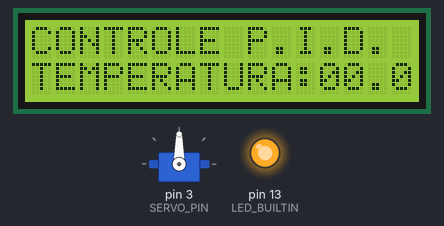
A sketch run on a simulated Arduino Uno, built with avr-gcc and run on an emulated ATmega328P. Shown: servo, 16×2 character LCD, output pins drawn as LEDs (lit = HIGH). Random numbers use the default seed unless the sketch sets one; what the sketch prints to the serial monitor is not drawn.

Above: at 0.1 s.
At 6.38 s:
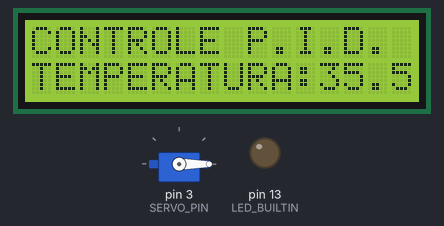
At 12.52 s:
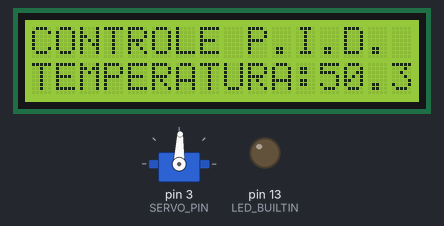
At 25.7 s:
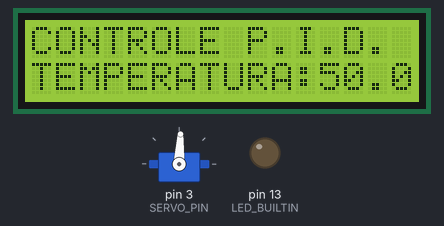
Timing chart, 0 to 40.0 s (numbered marks = the images above):
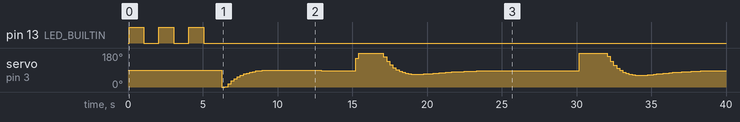

The sketch:

controller.ino
```cpp
#include "Servo.h"
#include <LiquidCrystal.h>

#define SERVO_PIN 3 // Digital pin connected to the DHT sensor

#define SAMPLE_TIME 200 // PID interval in miliseconds

#define SET_POINT 50 //
#define START_TEMPERATURE 30

#define VALVE_OFFSET 90
#define WARMUP_RATE 0.05
#define COOLDOWN_RATE 0.01

LiquidCrystal lcd(12, 11, 10, 9, 8, 7);

Servo valveServo; // Servo controller

int currentPos = 0; // Servo position 0 = midpoint

float kp = 5, ki = 2.5, kd = 0.01;

long time, startTime;
long et;

float dt, error = 0, pError = 0, integralError = 0, derivativeError = 0;
float currentTemp = START_TEMPERATURE, pid;


void setup()
{
  pinMode(LED_BUILTIN, OUTPUT);

  Serial.begin(9600);
  Serial.println("SP, PV");

  valveServo.attach(SERVO_PIN);
  valveServo.write(VALVE_OFFSET + currentPos);

  lcd.begin(16, 2);

  lcd.clear();

  lcd.setCursor(0, 0);
  lcd.print("CONTROLE P.I.D.");
  lcd.setCursor(0, 1);
  lcd.print("TEMPERATURA:00.0");

  for ( int i=0; i < 3; ++i)
  {
    digitalWrite(LED_BUILTIN, HIGH);
    delay(1000);
    digitalWrite(LED_BUILTIN, LOW);
    delay(1000);

  }

  startTime = millis();
  randomSeed(startTime);
}


void loop()
{

  et = millis() - startTime;

  if ( et > SAMPLE_TIME)
  {
    startTime = millis();

    dt = (float)et/1000;
    error = SET_POINT - currentTemp;

    integralError = integralError + (float)error * dt;
    derivativeError = (float)(error - pError)/dt;

    pError = error;

    pid = kp*error + ki * integralError + kd * derivativeError;

    currentPos = VALVE_OFFSET - (int)(pid);
    currentPos = constrain(currentPos,0,180);

    valveServo.write(currentPos);

    currentTemp += (pid * WARMUP_RATE) - (currentTemp - START_TEMPERATURE) * COOLDOWN_RATE;

  }

  if ( random(100) > 85 && (int)(millis()/1000) % 15 == 0 )
  {
    currentTemp += random(20);
    currentTemp -= random(10);
  }

  Serial.print(SET_POINT);
  Serial.print(" ");
  Serial.println(currentTemp);

  lcd.setCursor(12, 1);
  lcd.print(currentTemp);


}
```

Measured:
- what the display in image 2 shows lasts 0.4 s, from 12.3 s to 12.7 s
